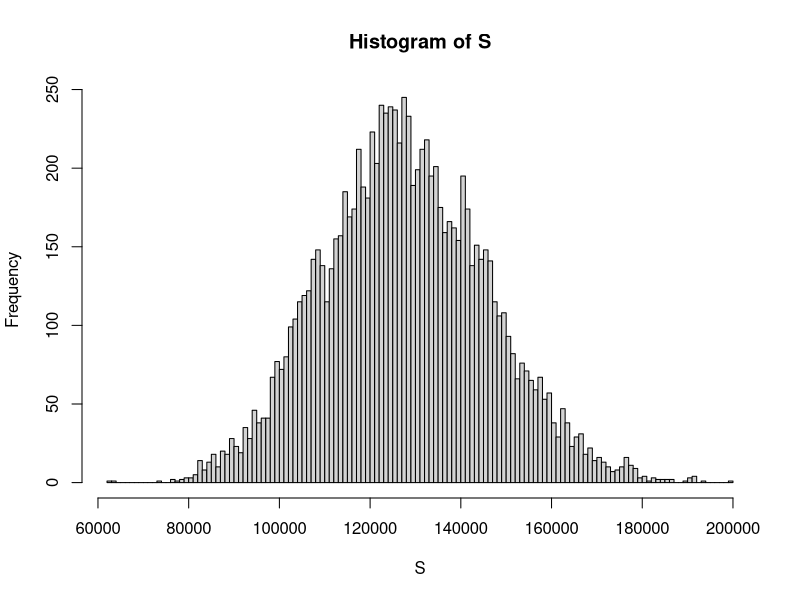
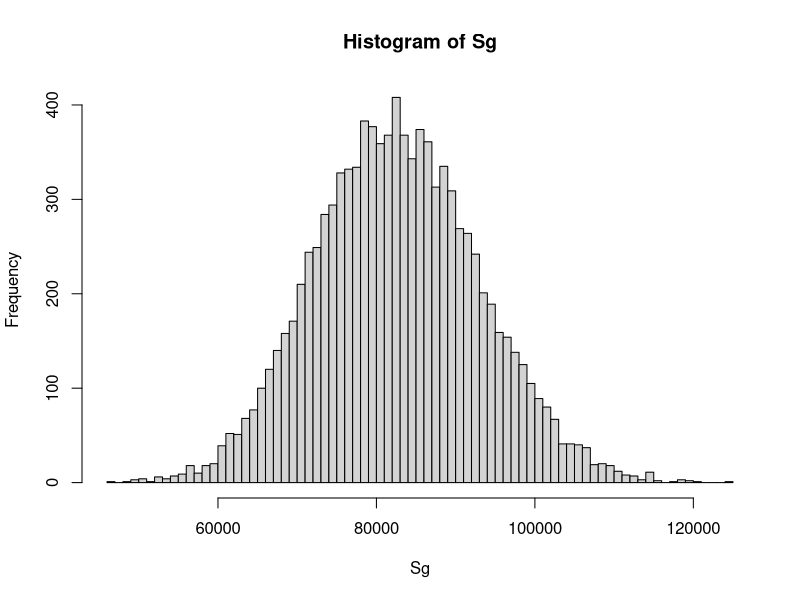

Here is the R script that generated these plots, in order:

lambda <- 100
theta <- 1277

set.seed(1)

B <- 10000

N <- rpois(B, lambda=lambda)

S <- numeric(B)

for (b in 1:B) {
  if(N[b]>0) {
    S[b] <- S[b] + sum(rexp(N[b], rate=1/theta))
  }
}

hist(S, 100)
mean(S)


# Apply deductible, upper-limit, coinsurance.
d <- 100
u <- 2000
alpha <- 0.90

g <- function(x, d, u, c) {
  dd <- ifelse(x>d, d, 0)
  ifelse(x>u, c*(u-dd), c*(x-dd))
}

g(5000, d, u, alpha)

Sg <- numeric(B)

for (b in 1:B) {
  if (N[b]>0) {
    X <- rexp(N[b], rate=1/theta)
    Xg <- g(X,d,u,alpha)
    Sg[b] <- Sg[b] + sum(Xg)
  }
}

hist(Sg,100)
mean(Sg)

mean(S)

quantile(Sg, 0.95)

